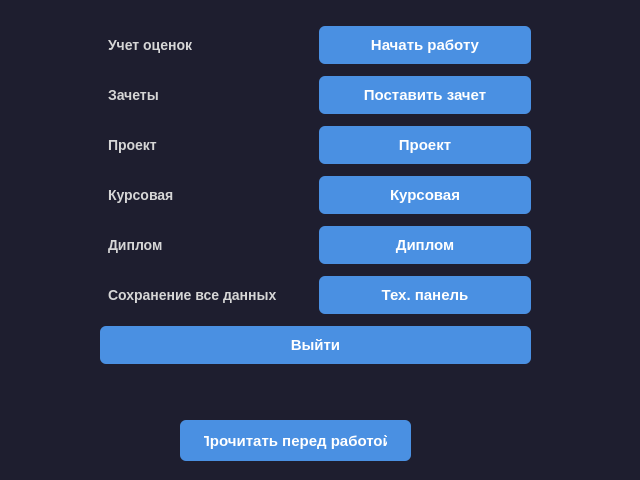
<?xml version="1.0" encoding="UTF-8"?>
<ui version="4.0">
 <class>academicrecordwindow</class>
 <widget class="QWidget" name="academicrecordwindow">
  <property name="geometry">
   <rect>
    <x>0</x>
    <y>0</y>
    <width>640</width>
    <height>480</height>
   </rect>
  </property>
  <property name="windowTitle">
   <string/>
  </property>
  <property name="styleSheet">
   <string notr="true">QWidget {
    background-color: #1e1e2f;
    color: #e0e0e0;
    font-family: 'Segoe UI', Tahoma, Geneva, Verdana, sans-serif;
    font-size: 14px;
}

QGroupBox {
    border: 1px solid #3a3f4b;
    border-radius: 8px;
    margin-top: 20px;
    padding: 12px 16px;
    background-color: #2b2b3c;
    color: #e0e0e0;
}

QGroupBox:title {
    subcontrol-origin: margin;
    subcontrol-position: top left;
    padding: 0 6px;
    font-weight: bold;
    font-size: 15px;
    color: #ffffff;
}

QLabel {
    color: #d6d6d6;
    font-size: 14px;
    font-weight: 500;
    padding: 2px 4px;
}

QLabel#sectionTitle {
    font-size: 18px;
    font-weight: bold;
    color: #87cefa; /* light sky blue */
    padding: 4px 0;
}


QPushButton {
    background-color: #4a90e2;
    color: white;
    border: none;
    border-radius: 6px;
    padding: 10px 24px;
    font-size: 15px;
    font-weight: 600;
}

QPushButton:hover {
    background-color: #357ab8;
}

QPushButton:pressed {
    background-color: #2e5c9a;
}
</string>
  </property>
  <widget class="QWidget" name="gridLayoutWidget">
   <property name="geometry">
    <rect>
     <x>100</x>
     <y>20</y>
     <width>431</width>
     <height>354</height>
    </rect>
   </property>
   <layout class="QGridLayout" name="gridLayout">
    <item row="4" column="0">
     <widget class="QLabel" name="label_5">
      <property name="text">
       <string>Диплом</string>
      </property>
     </widget>
    </item>
    <item row="2" column="0">
     <widget class="QLabel" name="label_2">
      <property name="text">
       <string>Проект</string>
      </property>
     </widget>
    </item>
    <item row="5" column="1">
     <widget class="QPushButton" name="btnPanel">
      <property name="text">
       <string>Тех. панель</string>
      </property>
     </widget>
    </item>
    <item row="5" column="0">
     <widget class="QLabel" name="label_6">
      <property name="text">
       <string>Сохранение все данных</string>
      </property>
     </widget>
    </item>
    <item row="2" column="1">
     <widget class="QPushButton" name="btnProjectStart">
      <property name="text">
       <string>Проект</string>
      </property>
     </widget>
    </item>
    <item row="6" column="0" colspan="2">
     <widget class="QPushButton" name="btnBack">
      <property name="text">
       <string>Выйти</string>
      </property>
     </widget>
    </item>
    <item row="3" column="1">
     <widget class="QPushButton" name="btnCourseworkStart">
      <property name="text">
       <string>Курсовая</string>
      </property>
     </widget>
    </item>
    <item row="4" column="1">
     <widget class="QPushButton" name="btnDiplomStart">
      <property name="text">
       <string>Диплом</string>
      </property>
     </widget>
    </item>
    <item row="3" column="0">
     <widget class="QLabel" name="label">
      <property name="text">
       <string>Курсовая</string>
      </property>
     </widget>
    </item>
    <item row="1" column="0">
     <widget class="QLabel" name="label_3">
      <property name="text">
       <string>Зачеты</string>
      </property>
     </widget>
    </item>
    <item row="1" column="1">
     <widget class="QPushButton" name="btnTestStart">
      <property name="text">
       <string>Поставить зачет</string>
      </property>
     </widget>
    </item>
    <item row="0" column="1">
     <widget class="QPushButton" name="btnLessonsStart">
      <property name="text">
       <string>Начать работу</string>
      </property>
     </widget>
    </item>
    <item row="0" column="0">
     <widget class="QLabel" name="label_4">
      <property name="text">
       <string>Учет оценок</string>
      </property>
     </widget>
    </item>
   </layout>
  </widget>
  <widget class="QPushButton" name="btnHelp">
   <property name="geometry">
    <rect>
     <x>180</x>
     <y>420</y>
     <width>231</width>
     <height>41</height>
    </rect>
   </property>
   <property name="text">
    <string>Прочитать перед работой</string>
   </property>
  </widget>
 </widget>
 <resources/>
 <connections/>
</ui>
